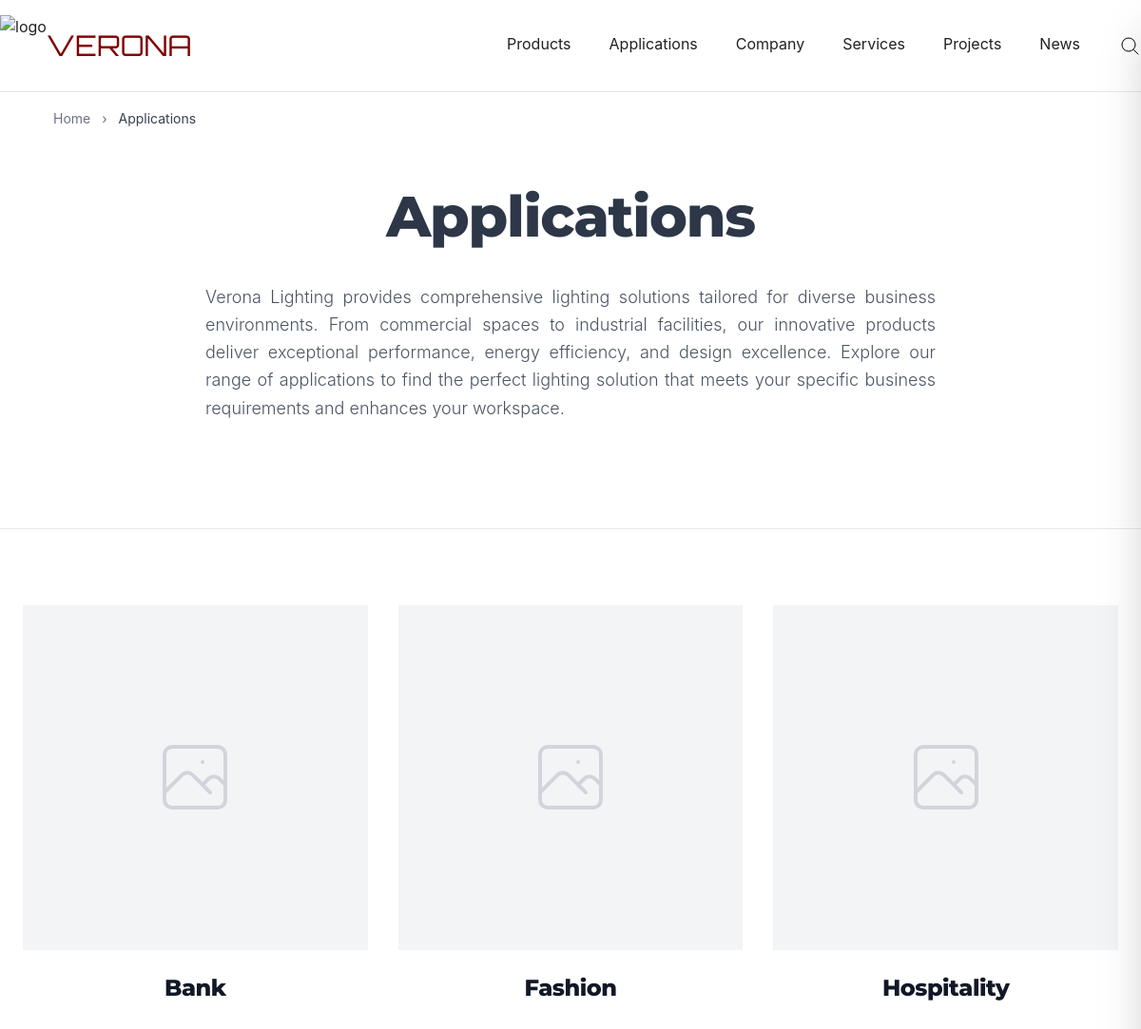
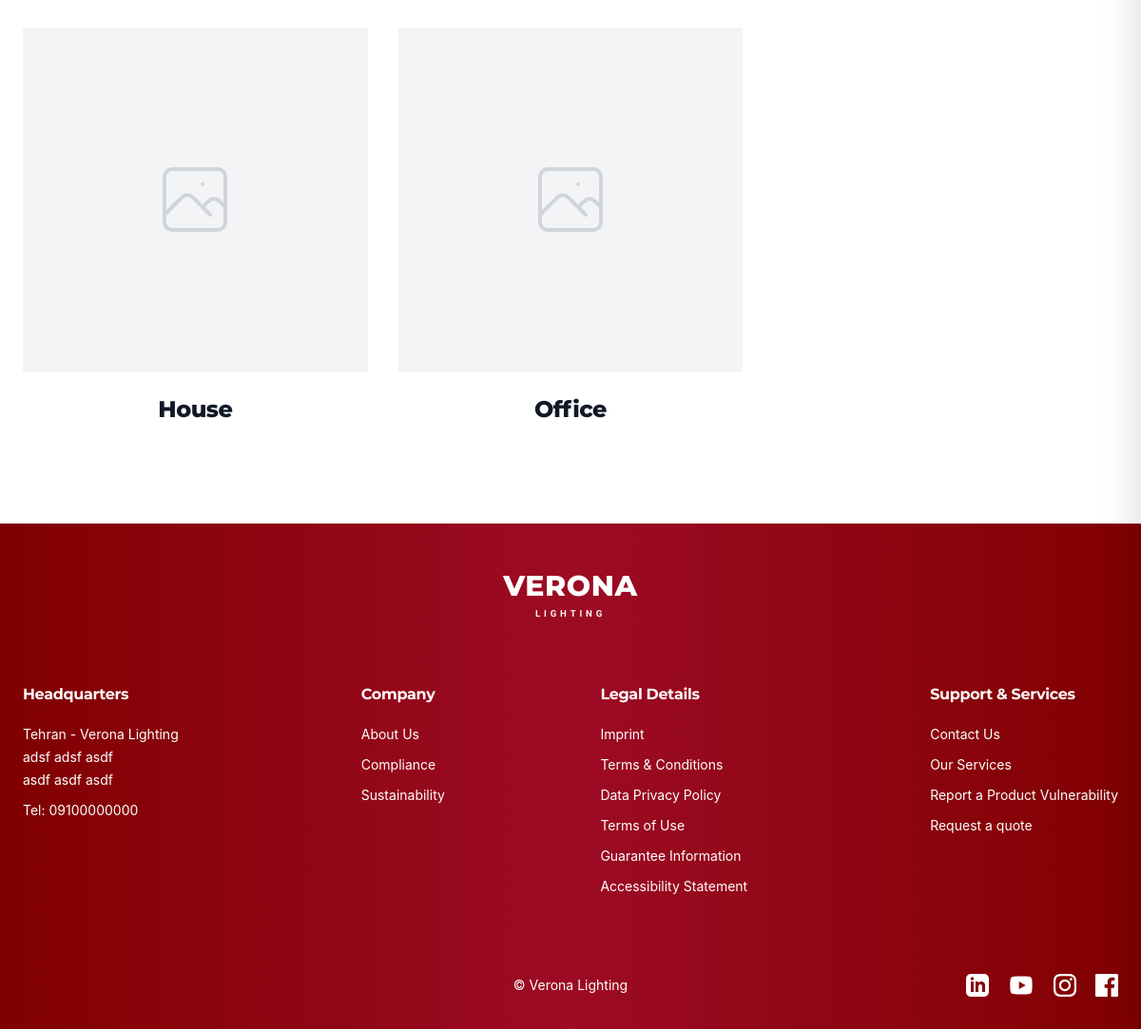
The app's page /applications/ with its own data (2 pictures, top to bottom).
### Products/models.py (models this page shows, shortened)
class Application(models.Model):
    name = models.CharField(max_length=200, verbose_name='نام کاربرد')
    slug = models.SlugField(unique=True, blank=True, verbose_name='اسلاگ')
    icon = models.FileField(upload_to='applications/icons/', blank=True, null=True, verbose_name='آیکون')
    cover_image = models.ImageField(upload_to='applications/images/', blank=True, null=True, verbose_name='تصویر کاور')
    cover_image_alt = models.CharField(
        max_length=125,
        blank=True,
        verbose_name='alt تصویر کاور',
        help_text='توضیح تصویر برای موتورهای جستجو و screen readerها'
    )
    short_description = models.CharField(max_length=300, blank=True, verbose_name='توضیح کوتاه')
    description = models.TextField(blank=True, verbose_name='توضیح کامل')
    is_active = models.BooleanField(default=True, verbose_name='فعال')
    sort_order = models.PositiveIntegerField(default=0, verbose_name='ترتیب نمایش')
    meta_title = models.CharField(
        max_length=60,
        blank=True,
        verbose_name='عنوان SEO',
        help_text='حداکثر ۶۰ کاراکتر'
    )
    meta_description = models.TextField(
        blank=True,
        verbose_name='توضیح SEO',
        help_text='حداکثر ۱۶۰ کاراکتر'
    )
    canonical_url = models.URLField(
        blank=True,
        verbose_name='URL کانونیکال',
        help_text='فقط در صورتی پر کنید که این صفحه محتوای تکراری دارد'
    )
    class Meta:
        verbose_name = 'کاربرد (Application)'
        verbose_name_plural = 'کاربردها'
        ordering = ['sort_order', 'name']

### Products/views.py (the view)
# urls.py: path('applications/', views.application_list, name='application_list'),
def application_list(request):
    applications = Application.objects.filter(is_active=True).order_by('sort_order', 'name')
    context = {
        'applications': applications,
        "site_settings": SiteSettings.get(),
    }
    return render(request, 'products/application_list.html', context)

### Products/context_processors.py (called while the page is built)
def navbar_categories(request):
    categories = Category.objects.filter(
        is_active=True,
        parent=None
    ).prefetch_related('products')
    applications = Application.objects.filter(
        is_active=True,
    )
    return {
        'categories': categories,
        'applications': applications,
    }

### Products/models.py (called while the page is built)
    def __str__(self):
        return self.name

### core/models.py (called while the page is built)
    @classmethod
    def get(cls):
        obj, _ = cls.objects.get_or_create(pk=1)
        return obj

### templates/products/application_list.html (shortened to what this page needs)
{% extends 'base.html' %}
{% load static %}
{% block content %}
<section class="flex gap-11 flex-col items-center justify-center bg-white px-6">
    <div class="w-full px-4 sm:px-6 lg:px-8 py-2 sm:py-4 text-left">
        <span class="text-[11px] sm:text-sm text-gray-500">
            <a href="{% url 'home' %}" class="hover:text-[#800000]">Home</a>
            <span class="mx-1 sm:mx-2">›</span>
            <span class="text-gray-700">Applications</span>
        </span>
    </div>
    <div class="text-center max-w-3xl pb-28">
        <h1 class="text-5xl md:text-6xl font-extrabold mb-10">Applications</h1>
        <p class="text-lg text-gray-600 font-light text-justify leading-relaxed">
            {{ site_settings.applications_intro|default:"Verona Lighting provides comprehensive lighting solutions tailored for diverse business environments. From commercial spaces to industrial facilities, our innovative products deliver exceptional performance, energy efficiency, and design excellence. Explore our range of applications to find the perfect lighting solution that meets your specific business requirements and enhances your workspace." }}
        </p>
    </div>
</section>
<section class="bg-white py-20 px-6">
    <div class="max-w-7xl mx-auto">
        <div class="grid grid-cols-1 md:grid-cols-2 lg:grid-cols-3 gap-8">
            {% for application in applications %}
            <a href="{% url 'products:application_detail' application.slug %}" class="group block">
                <div class="aspect-square bg-gray-100 overflow-hidden">
                    {% if application.image %}
                    <img src="{{ application.image.url }}"
                         alt="{{ application.name }} lighting solutions"
                         class="w-full h-full object-cover transition-transform duration-500 group-hover:scale-105"
                         loading="lazy">
                    {% else %}
                    <div class="w-full h-full flex items-center justify-center transition-transform duration-500 group-hover:scale-105">
                    </div>
                    {% endif %}
                </div>
                <div class="py-6 text-center">
                    <h3 class="text-2xl font-extrabold text-gray-900">{{ application.name }}</h3>
                </div>
            </a>
            {% empty %}
            <div class="col-span-full text-center py-20">
                <p class="text-gray-400 text-lg font-light">No applications available yet</p>
            </div>
            {% endfor %}
        </div>
    </div>
</section>
{% endblock %}

### records on screen
Application: name "Bank"
Application: name "Fashion"
Application: name "Hospitality"
Application: name "House"
Application: name "Office"
